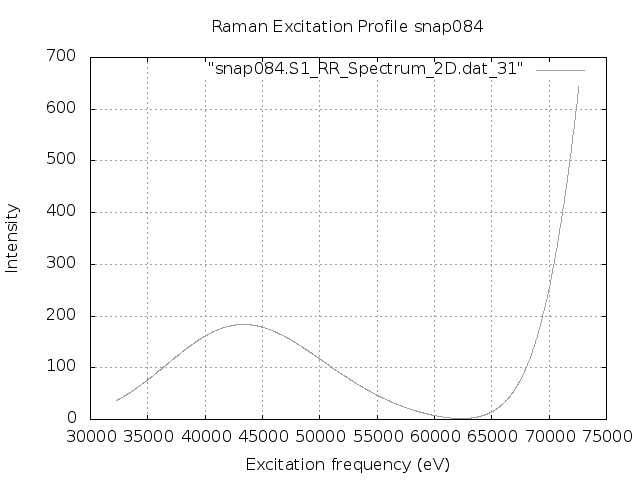

The gnuplot source for this figure:
set terminal png
set output "snap084.S1.REP_frozen.png"
set xlabel 'Excitation frequency (eV)'
set ylabel 'Intensity'
set title "Raman Excitation Profile snap084"
set grid
set autoscale
plot "snap084.S1_RR_Spectrum_2D.dat_31" with lines lc "blue"
exit
